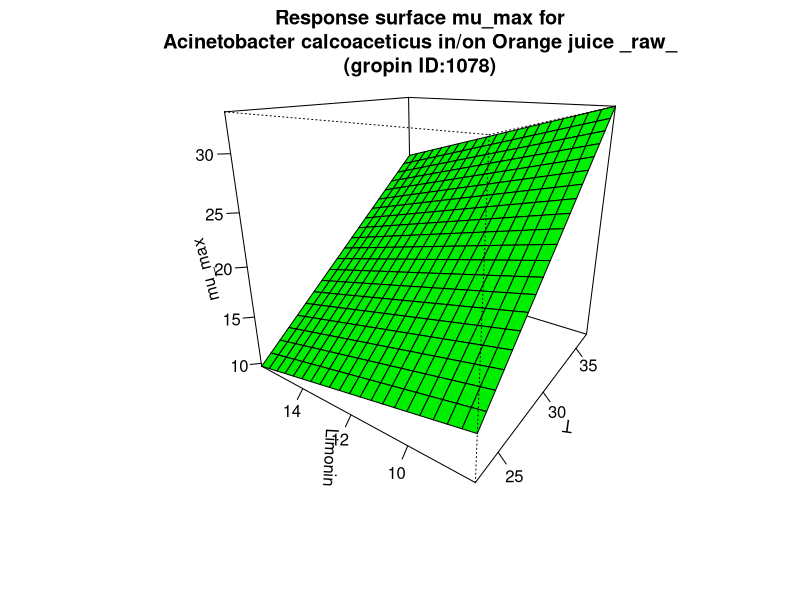

The R script that drew this image:
#############################
# start of Parameter script
#############################
T <- seq(23.023,36.963036963037,length.out=21)
Limonin <- seq(8.008,15.984015984016,length.out=21)
#############################
# end of Parameter script
#############################
############################# 
# start of Model script Gropin ID 1078 
#############################
 
# constant coefficients for this model
 
variables <- data.frame(T,Limonin)
argumentsPar <- expand.grid(variables)
 
# heart of the model
response_surface <- function(T,Limonin) {
   mumax <-(-18.12+1.575*T-0.023*T*Limonin)

return(mumax=mumax)
} 

# output parameters
mumax <- cbind(argumentsPar,response_surface(argumentsPar['T'],argumentsPar['Limonin']))
colnames(mumax) <- c(colnames(argumentsPar),'mumax')
#############################
# End of Model script
#############################
############################# 
# start of Visualisation script Gropin ID 1078 
#############################
persp(T,Limonin,matrix(unlist(mumax$mumax),nrow=21),col = 'green',xlab='T',ylab='Limonin',zlab='mu_max',main='Response surface mu_max for
Acinetobacter calcoaceticus in/on Orange juice _raw_
(gropin ID:1078)',theta=305,phi=20,shade=0.25,ticktype = 'detailed')
#############################
# End of Visualisation script
#############################
